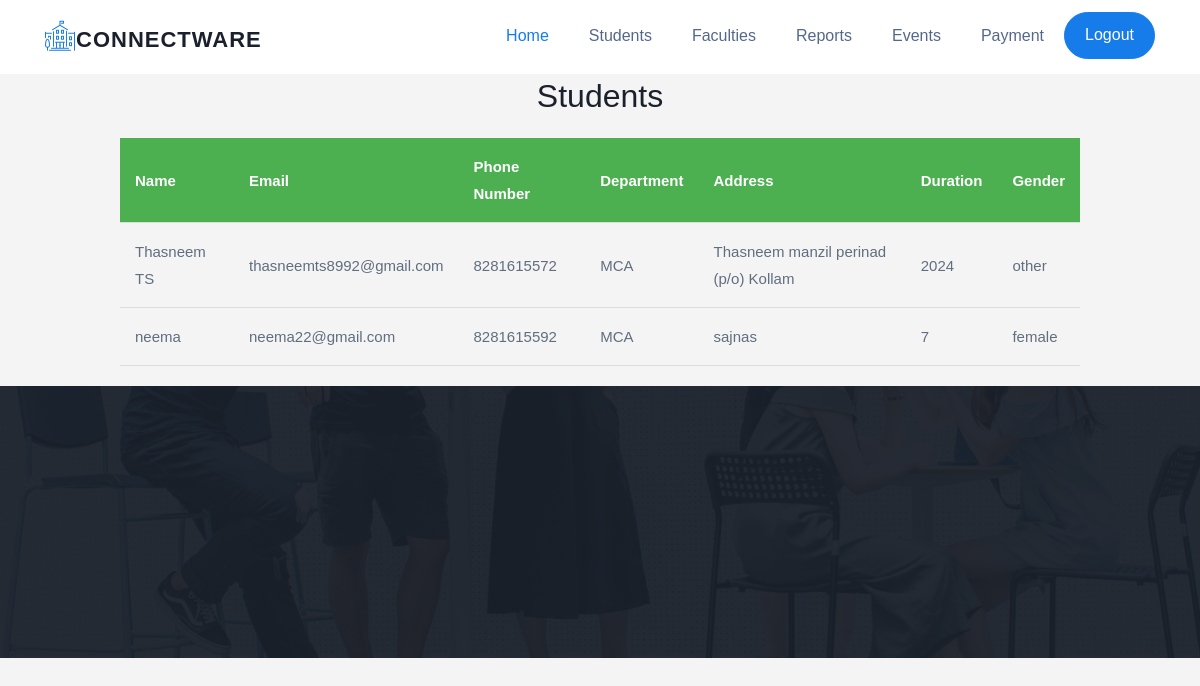
Screenshot of /viewstudent with the database file from the repository.
### studentapp/models.py (models this page shows, shortened)
class Student(models.Model):
    GENDER_CHOICES = [
        ('male', 'Male'),
        ('female', 'Female'),
        ('other', 'Other'),
    ]
    name = models.CharField(max_length=255)
    email = models.EmailField(unique=True)
    phone_number = models.CharField(max_length=15)
    department = models.CharField(max_length=100)
    address = models.TextField()
    duration = models.IntegerField()  # Assuming duration is in months
    gender = models.CharField(max_length=10, choices=GENDER_CHOICES)

### studentapp/views.py (the view)
# urls.py: path('viewstudent',views.viewstudent,name='viewstudent'),
def viewstudent(request):
    students = Student.objects.all()
    return render(request,'student/viewstudent.html',{'students': students})

### templates/student/viewstudent.html (shortened to what this page needs)
{% extends "student/base.html" %}
{% block content %}
{% load static %}
<!DOCTYPE html>
<html lang="en">
<head>
</head>
<body>
    <h2>Students</h2>
    <table>
        <thead>
            <tr>
                <th>Name</th>
                <th>Email</th>
                <th>Phone Number</th>
                <th>Department</th>
                <th>Address</th>
                <th>Duration</th>
                <th>Gender</th>
            </tr>
        </thead>
        <tbody>
            {% for student in students %}
                <tr>
                    <td>{{student.name}}</td>
                    <td>{{student.email}}</td>
                    <td>{{student.phone_number}}</td>
                    <td>{{student.department}}</td>
                    <td>{{student.address}}</td>
                    <td>{{student.duration}}</td>
                    <td>{{student.gender}}</td>
                </tr>
            {% endfor %}
        </tbody>
    </table>
</body>
</html>
{% endblock %}

### templates/student/viewstudent.html (style rules this page uses)
body { font-family: 'Arial', sans-serif; background-color: #f4f4f4; margin: 0; padding: 0; }
h2 { text-align: center; }
table { width: 80%; margin: 20px auto; border-collapse: collapse; margin-top: 20px; }
th, td { padding: 15px; text-align: left; border-bottom: 1px solid #ddd; }
th { background-color: #4CAF50; color: white; }

### rows the page displays
Student: name "Thasneem TS", email "thasneemts8992@gmail.com", phone_number "8281615572", department "MCA", address "Thasneem manzil perinad (p/o) Kollam", duration "2024", gender "other"
Student: name "neema", email "neema22@gmail.com", phone_number "8281615592", department "MCA", address "sajnas", duration "7", gender "female"
